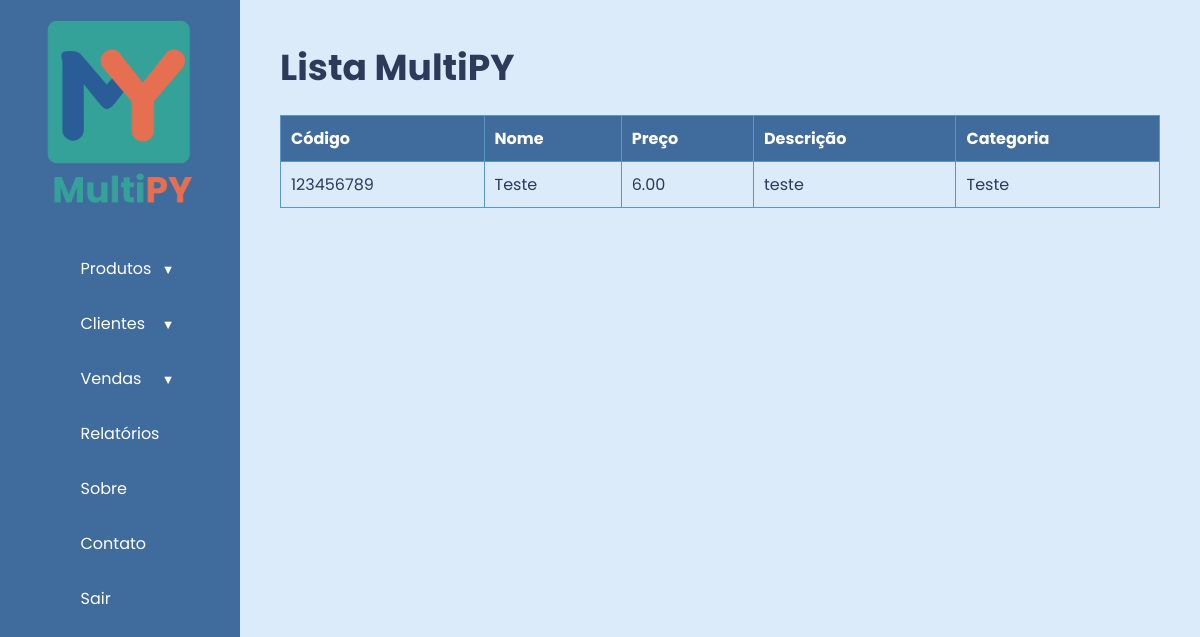
The page /list_product (signed in) on the database its author committed.
### tables this page shows
CREATE TABLE produtos (
        id INTEGER PRIMARY KEY AUTOINCREMENT,
        nome TEXT NOT NULL,
        codigo_barras TEXT UNIQUE NOT NULL,
        preco REAL NOT NULL,
        descricao TEXT,
        categoria TEXT NOT NULL,
        produto_grupo_id INTEGER,
        ativo BOOLEAN DEFAULT 1,
        data_adicionado TIMESTAMP DEFAULT CURRENT_TIMESTAMP,
        FOREIGN KEY (produto_grupo_id) REFERENCES produto_grupo(id)
    );

### app.py (the view)
@app.route('/list_product')
@login_required
def list_product():
    return render_template('list_produtos.html', produtos=get_produtos())

### app.py (called while the page is built)
def login_required(view_func):
    @wraps(view_func)
    def wrapper(*args, **kwargs):
        if 'usuario' not in session:
            return redirect(url_for('login'))
        return view_func(*args, **kwargs)
    return wrapper

### funcoes.py (called while the page is built)
def get_produtos():
    conn = sqlite3.connect('database.db')
    cursor = conn.cursor()
    cursor.execute('SELECT * FROM produtos WHERE ativo = 1')
    produtos = cursor.fetchall()
    conn.close()
    return produtos

### templates/list_produtos.html (shortened to what this page needs)
<!DOCTYPE html>
<html lang="pt-br">
<head>
    <link rel="stylesheet" href="{{ url_for('static', filename='style.css') }}">
</head>
<body>
    <div class="container">
        <aside class="sidebar">
            <div class="logo-container">
                <img src="{{ url_for('static', filename='images/1.png') }}" alt="Logo MultiPY" class="logo">
            </div>
            <nav class="menu">
                <ul>
                    <li class="tem-submenu">
                        <a href="#">Produtos</a>
                    </li>
                    <li class="tem-submenu">
                        <a href="#">Clientes</a>
                    </li>
                    <li class="tem-submenu">
                        <a href="#">Vendas</a>
                    </li>
                    <li><a href="{{ url_for('relatorios') }}">Relatórios</a></li>
                    <li><a href="{{ url_for('sobre') }}">Sobre</a></li>
                    <li><a href="mailto:guilhermeantunes201008@gmail.com?subject=Suporte%20no%20sistema%20MultiPY">Contato</a></li>
                    <li><a href="{{ url_for('login') }}">Sair</a></li>
                </ul>
            </nav>
        </aside>
        <main class="content">
            <h1>Lista MultiPY</h1>
            <div class="list">
            <table>
                <thead>
                    <tr>
                        <th>Código</th>
                        <th>Nome</th>
                        <th>Preço</th>
                        <th>Descrição</th>
                        <th>Categoria</th>
                    </tr>
                </thead>
                <tbody>
            {% for produto in produtos %}
            <tr>
                <td>{{ produto[2] }}</td>
                <td>{{ produto[1] }}</td>
                <td>{{ "%.2f"|format(produto[3]) }}</td>
                <td>{{ produto[4] }}</td>
                <td>{{ produto[5] }}</td>
            </tr>
            {% endfor %}
        </tbody>
        </table>
        </div>
        </main>
    </div>
</body>
</html>

### static/style.css (style rules this page uses)
:root { --azul-base: #5a97c9; --azul-escuro: #406b9d; --fundo: #dcebfa; --texto: #2e3a59; --menu-bg: #406b9d; --menu-hover: #5a97c9; --branco: #ffffff; --fonte: 'Poppins', sans-serif; }
* { margin: 0; padding: 0; box-sizing: border-box; }
body { font-family: var(--fonte); background-color: var(--fundo); color: var(--texto); }
.container { display: flex; height: 100vh; width: 100%; }
.sidebar { width: 240px; background-color: var(--menu-bg); color: var(--branco); display: flex; flex-direction: column; align-items: center; padding: 20px 0; }
.logo-container { margin-bottom: 30px; padding: 0 20px; text-align: center; }
.logo { max-width: 150px; height: auto; }
.menu ul { list-style: none; width: 100%; padding: 0; margin: 0; }
.menu ul li { width: 100%; position: relative; }
.menu ul li > a { display: block; padding: 15px 20px; color: var(--branco); text-decoration: none; transition: background 0.3s ease; position: relative; }
.menu ul li.tem-submenu > a::after { content: "▼"; position: absolute; right: 05px; top: 37%; font-size: 0.8rem; color: var(--branco); transition: transform 0.3s; }
.content { flex: 1; padding: 40px; overflow-y: auto; }
.content h1 { color: var(--texto); margin-bottom: 20px; font-size: 36px; font-weight: 700; }
.content .list { margin-top: 20px; }
.content .list table { width: 100%; border-collapse: collapse; }
.content .list table th, .content .list table td { padding: 10px; border: 1px solid var(--azul-base); text-align: left; }
.content .list table th { background-color: var(--azul-escuro); color: var(--branco); }

### rows shown on the page
produtos: codigo_barras "123456789", nome "Teste", preco "6.00", descricao "teste", categoria "Teste"
